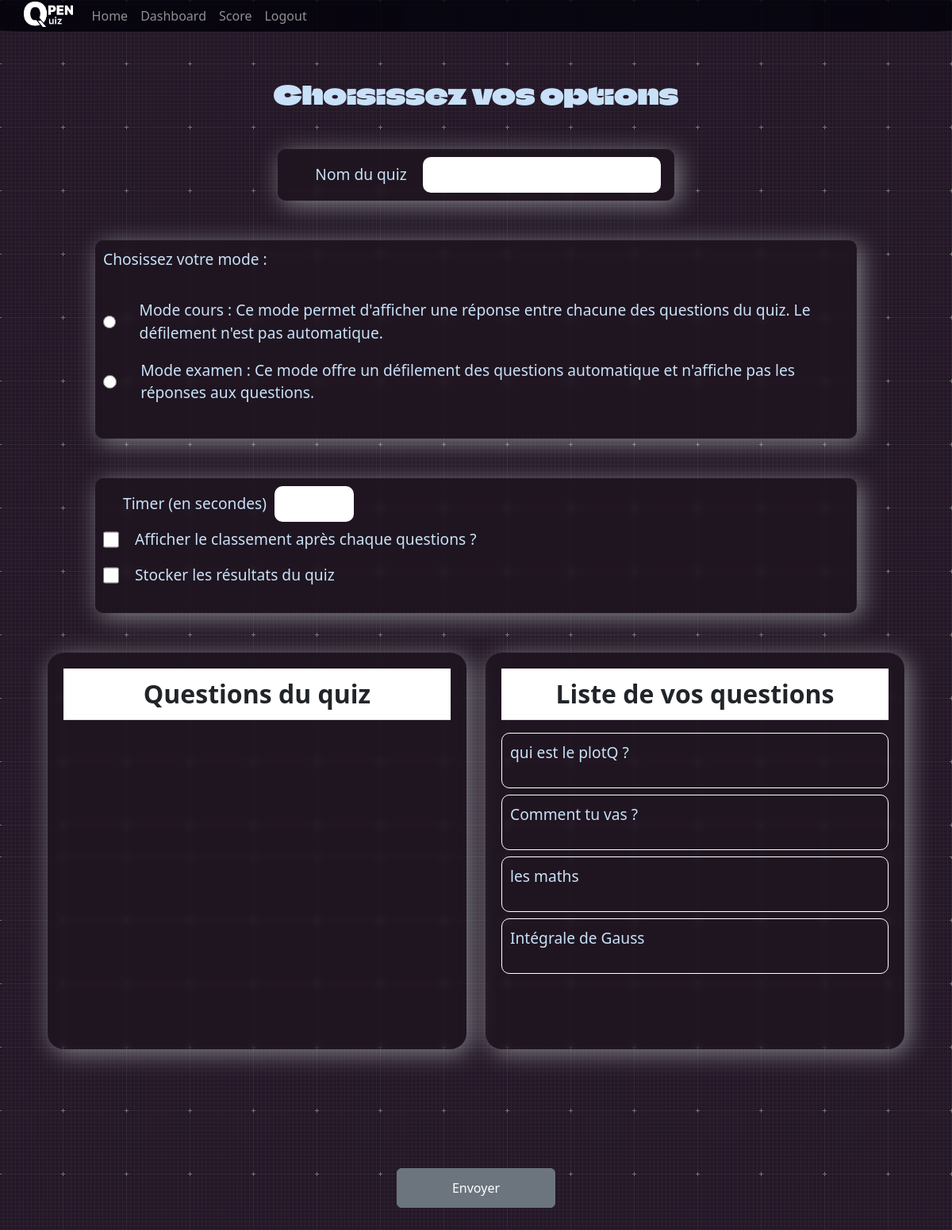
The page /creation-quizz/ (signed in) on the database its author committed.
### administrateur/models.py (models this page shows)
class Question(models.Model):
    id = models.UUIDField(primary_key=True,default=uuid.uuid4,editable=False)
    pseudo = models.CharField(max_length=255)
    theme = models.CharField(max_length=255, default='')
    intitule = models.CharField(max_length=255, default="")
    enonce = models.CharField(max_length=255)
    reponse1 = models.CharField(max_length=255, default='null')
    reponse2 = models.CharField(max_length=255, default='null')
    reponse3 = models.CharField(max_length=255, default='null')
    reponse4 = models.CharField(max_length=255, default='null')
    reponseVrai = models.CharField(max_length=255, default='null') #Si qcm
    reponse = models.CharField(max_length=255, default='null') #Si pas qcm
    image = models.ImageField(upload_to='media/', null=True, blank=True)
    qcm = models.BooleanField(default=False)
    numero = models.IntegerField(default=0) #ne sert à rien d 'autre que la simplification du processus de suppression de questions

### administrateur/views.py (the view)
# urls.py: path('creation-quizz/',creation_de_quizz, name='creation_de_quizz' ),
@login_required
def creation_de_quizz(request):
    questions = Question.objects.all().filter(pseudo=str(request.user.username))
    for i in range(len(questions)):
        questions[i].numero = i
        questions[i].save()
    context = {
        "questions": questions
    }
    return render(request, "administrateur/creationQuizz.html", context)

### administrateur/templates/administrateur/creationQuizz.html (shortened to what this page needs)
{% load static %}
<!DOCTYPE html>
<html lang="fr">
<head>
    <link rel="stylesheet" href="{% static 'administrateur/css/creationQuizz.css' %}">
    <link href="https://cdn.jsdelivr.net/npm/bootstrap@5.3.0-alpha1/dist/css/bootstrap.min.css" rel="stylesheet">
</head>
<body>
    {% include 'OpenQuizz/navbar.html' %}
    <div class="main">
        <div class="texte">
            <h1>Choisissez vos options</h1>
        </div>
    <div class="nomquizz">
        <div class="textename">
            <p>Nom du quiz</p>
            <input type="text" id="namequizz">
        </div>
    </div>
        <div class="options">
            <div class="mode">
                <div class="textemode">
                    <p>Chosissez votre mode :</p>
                </div>
                <div class="mode1">
                    <input type="radio" name="choix" required id="choix1">
                    <p>Mode cours : Ce mode permet d'afficher une réponse entre chacune des questions du quiz. Le défilement n'est pas automatique.</p>
                </div>
                <div class="mode2">
                    <input type="radio" name="choix" id="choix2">
                    <p>Mode examen : Ce mode offre un défilement des questions automatique et n'affiche pas les réponses aux questions.</p>
                </div>
            </div>
        </div>
        <div class="optionsModeC">
            <div class="container1">
                <div class="compteur_container">
                    <div class="selecttime">
                        <p>Timer (en secondes)</p>
                        <input type="number" min="1" class="timer">
                    </div>
                </div>
                <div class="classement">
                    <input type="checkbox" name="classement" id="classement">
                    <p>Afficher le classement après chaque questions ?</p>
                </div>
                <div class="stocker">
                    <input type="checkbox" name="stocker" id="stocker">
                    <p>Stocker les résultats du quiz</p>
                </div>
            </div>
        </div>
        <div class="all">
            <div class="gauche">
                <div class="tableau" >
                    <table id="table3" class="table">
                        <tr>
                            <th class="titre">Questions du quiz</th>
                        </tr>
                    </table>
                </div>
            </div>
            <div class="droite">
                 <div class="tableau">
                    <table id="table3" class="table">
                        <tr>
                            <th class="titre">Liste de vos questions</th>
                        </tr>
                    </table>
                 <div class="displayquestions">
                        {% for question in questions %}
                                <div class="questiond" id="{{question.numero}}question" onclick="changerDtoG()">
                                    <div class="texteq">
                                        <p class="{{question.numero}}">{{question.intitule}}</p>
                                    </div>
                                </div>
                        {% endfor %}
                 </div>
                </div>
            </div>
        </div>
    <div class="submit">
        <input id="submit" type="submit" value="Envoyer" class="btn btn-secondary ml-1">
        </div>
    </div>
</body>
</html>

### administrateur/static/administrateur/css/creationQuizz.css (style rules this page uses)
* { margin: 0; padding: 0; outline: 0; border: 0; border-spacing: 0; box-sizing: border-box; }
body { background-image: url("../img/graphy--dark--1920x1080.png"); }
.main { height: 100%; padding-top: 100px; display: flex; flex-direction: column; }
.texte { width: 100%; }
.texte h1 { text-align: center; font-size: 2rem; color: #c8e1f8; font-family: Font; margin-bottom: 50px; }
.nomquizz { margin: 0 auto; display: flex; flex-direction: column; width: 500px; -webkit-backdrop-filter: blur(15px); backdrop-filter: blur(4px); background-color: rgba(0, 0, 0, 0.2); border-radius: 10px; box-shadow: 5px 5px 30px rgba(240, 255, 251, 0.45); margin-bottom: 50px; }
.textename { margin: 0 auto; display: flex; flex-direction: row; padding: 10px; justify-content: center; align-content: center; align-content: center; }
.textename p { margin-left: 30px; transform: translateY(8px); }
.textename input { width: 300px; border-radius: 10px; margin-left: 20px; }
.mode { margin: 0 auto; display: flex; flex-direction: column; width: 80%; height: 250px; -webkit-backdrop-filter: blur(15px); backdrop-filter: blur(4px); background-color: rgba(0, 0, 0, 0.2); border-radius: 10px; box-shadow: 5px 5px 30px rgba(240, 255, 251, 0.45); }
p { font-size: 1.2rem; color: #c8e1f8; }
input { width: 20px; margin-left: 10px; margin-right: 10px; }
.textemode { padding: 10px; }
.mode1, .mode2 { display: flex; flex-direction: row; padding: 1px 1px 1px 10px; }
.mode1 p, .mode2 p { margin-left: 30px; transform: translateY(8px); }
.optionsModeC { margin: 0 auto; margin-top: 50px; display: flex; flex-direction: column; width: 80%; height: 170px; -webkit-backdrop-filter: blur(15px); backdrop-filter: blur(4px); background-color: rgba(0, 0, 0, 0.2); border-radius: 10px; box-shadow: 5px 5px 30px rgba(240, 255, 251, 0.45); }
.container1 { padding: 10px; }
.compteur_container { display: flex; flex-direction: row; }
.container1 p { transform: translateY(8px); margin-left: 20px; }
.selecttime { margin-left: 5px; display: flex; flex-direction: row; }
.selecttime input { margin-left: 10px; width: 100px; border-radius: 10px; }
.classement { display: flex; flex-direction: row; }
.stocker { display: flex; flex-direction: row; }
.all { margin: 0 auto; margin-top: 50px; margin-bottom: 50px; width: 100%; display: flex; flex-direction: row; }
.gauche { display: flex; flex-direction: column; width: 700px; height: 500px; margin: 0 auto; margin-left:5% ; margin-right: 1%; -webkit-backdrop-filter: blur(15px); backdrop-filter: blur(4px); background-color: rgba(0, 0, 0, 0.2); border-radius: 4%; box-shadow: 5px 5px 30px rgba(240, 255, 251, 0.45); }
.droite { overflow: auto; margin: 0 auto; margin-right: 5%; margin-left: 1%; display: flex; flex-direction: column; width: 700px; height: 500px; -webkit-backdrop-filter: blur(15px); backdrop-filter: blur(4px); background-color: rgba(0, 0, 0, 0.2); border-radius: 4%; box-shadow: 5px 5px 30px rgba(240, 255, 251, 0.45); }
.tableau { padding: 20px; }
table { color: #c8e1f8; }
th { color: #c8e1f8; border: 2px solid #c8e1f8; }
.questiond { display: flex; flex-direction: row; border: 1px solid white; margin-bottom: 8px; border-radius: 10px; height: 70px; padding: 10px; }
.questiond .texteq { text-align: left; width: 95%; }
.titre { font-size: 2rem; color: #c8e1f8; text-align: center; }
.submit { color: #c8e1f8; text-align: center; width: 100%; }
#submit { width: 200px; height: 50px; margin-top: 100px; margin-bottom: 200px; }

### rows shown on the page
Question: intitule "qui est le plotQ ?"
Question: intitule "Comment tu vas ?"
Question: intitule "les maths"
Question: intitule "Intégrale de Gauss"
